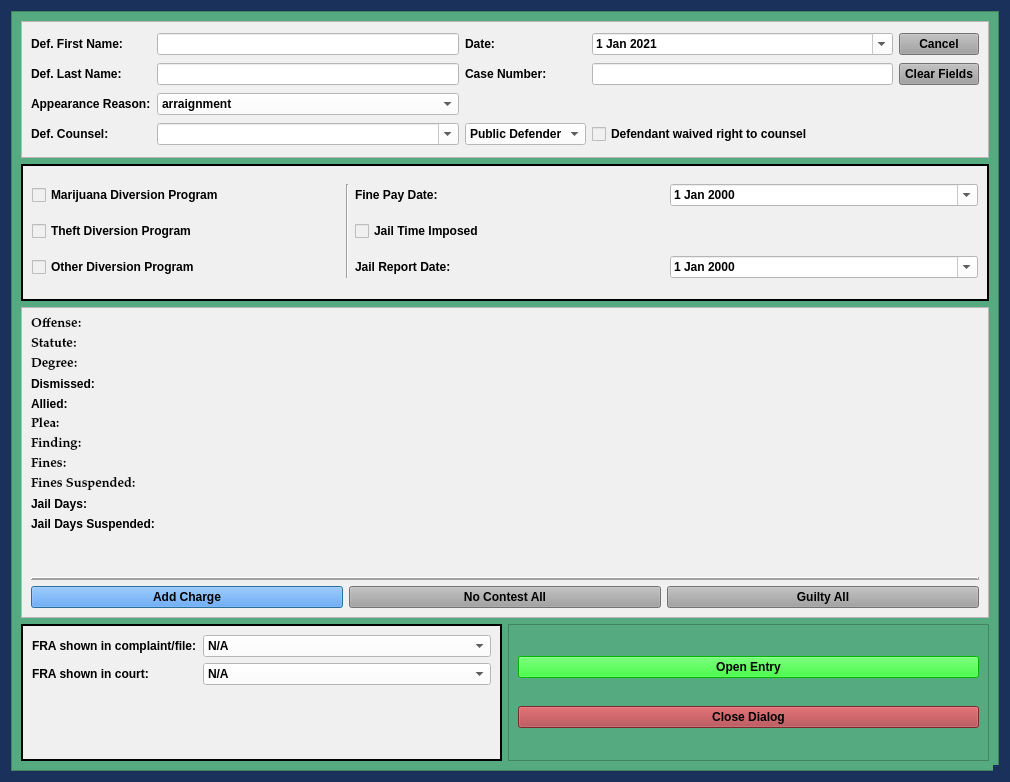
<?xml version="1.0" encoding="UTF-8"?>
<ui version="4.0">
 <class>DiversionPleaDialog</class>
 <widget class="QDialog" name="DiversionPleaDialog">
  <property name="windowModality">
   <enum>Qt::NonModal</enum>
  </property>
  <property name="geometry">
   <rect>
    <x>0</x>
    <y>0</y>
    <width>1010</width>
    <height>782</height>
   </rect>
  </property>
  <property name="sizePolicy">
   <sizepolicy hsizetype="Minimum" vsizetype="Minimum">
    <horstretch>0</horstretch>
    <verstretch>0</verstretch>
   </sizepolicy>
  </property>
  <property name="minimumSize">
   <size>
    <width>0</width>
    <height>0</height>
   </size>
  </property>
  <property name="maximumSize">
   <size>
    <width>2500</width>
    <height>3500</height>
   </size>
  </property>
  <property name="palette">
   <palette>
    <active>
     <colorrole role="Button">
      <brush brushstyle="SolidPattern">
       <color alpha="255">
        <red>25</red>
        <green>49</green>
        <blue>91</blue>
       </color>
      </brush>
     </colorrole>
     <colorrole role="Base">
      <brush brushstyle="SolidPattern">
       <color alpha="255">
        <red>25</red>
        <green>49</green>
        <blue>91</blue>
       </color>
      </brush>
     </colorrole>
     <colorrole role="Window">
      <brush brushstyle="SolidPattern">
       <color alpha="255">
        <red>25</red>
        <green>49</green>
        <blue>91</blue>
       </color>
      </brush>
     </colorrole>
    </active>
    <inactive>
     <colorrole role="Button">
      <brush brushstyle="SolidPattern">
       <color alpha="255">
        <red>25</red>
        <green>49</green>
        <blue>91</blue>
       </color>
      </brush>
     </colorrole>
     <colorrole role="Base">
      <brush brushstyle="SolidPattern">
       <color alpha="255">
        <red>25</red>
        <green>49</green>
        <blue>91</blue>
       </color>
      </brush>
     </colorrole>
     <colorrole role="Window">
      <brush brushstyle="SolidPattern">
       <color alpha="255">
        <red>25</red>
        <green>49</green>
        <blue>91</blue>
       </color>
      </brush>
     </colorrole>
    </inactive>
    <disabled>
     <colorrole role="Button">
      <brush brushstyle="SolidPattern">
       <color alpha="255">
        <red>25</red>
        <green>49</green>
        <blue>91</blue>
       </color>
      </brush>
     </colorrole>
     <colorrole role="Base">
      <brush brushstyle="SolidPattern">
       <color alpha="255">
        <red>25</red>
        <green>49</green>
        <blue>91</blue>
       </color>
      </brush>
     </colorrole>
     <colorrole role="Window">
      <brush brushstyle="SolidPattern">
       <color alpha="255">
        <red>25</red>
        <green>49</green>
        <blue>91</blue>
       </color>
      </brush>
     </colorrole>
    </disabled>
   </palette>
  </property>
  <property name="font">
   <font>
    <family>Palatino Linotype</family>
    <pointsize>10</pointsize>
    <weight>75</weight>
    <italic>false</italic>
    <bold>true</bold>
   </font>
  </property>
  <property name="windowTitle">
   <string>Diversion Plea Case Information</string>
  </property>
  <property name="toolTip">
   <string/>
  </property>
  <property name="styleSheet">
   <string notr="true">background-color: rgb(25, 49, 91);
font: 75 10pt &quot;Palatino Linotype&quot;;
font-weight: bold;</string>
  </property>
  <property name="sizeGripEnabled">
   <bool>true</bool>
  </property>
  <property name="modal">
   <bool>true</bool>
  </property>
  <layout class="QVBoxLayout" name="verticalLayout" stretch="0">
   <item>
    <widget class="QScrollArea" name="scrollArea">
     <property name="styleSheet">
      <string notr="true">background-color: rgb(85, 170, 127);</string>
     </property>
     <property name="widgetResizable">
      <bool>true</bool>
     </property>
     <widget class="QWidget" name="scrollAreaWidgetContents_2">
      <property name="geometry">
       <rect>
        <x>0</x>
        <y>0</y>
        <width>990</width>
        <height>762</height>
       </rect>
      </property>
      <layout class="QGridLayout" name="gridLayout_2">
       <item row="2" column="0" colspan="2">
        <widget class="QFrame" name="frame">
         <property name="sizePolicy">
          <sizepolicy hsizetype="Preferred" vsizetype="Preferred">
           <horstretch>0</horstretch>
           <verstretch>0</verstretch>
          </sizepolicy>
         </property>
         <property name="styleSheet">
          <string notr="true">background-color: rgb(240, 240, 240);</string>
         </property>
         <property name="frameShape">
          <enum>QFrame::StyledPanel</enum>
         </property>
         <property name="frameShadow">
          <enum>QFrame::Raised</enum>
         </property>
         <layout class="QVBoxLayout" name="verticalLayout_2">
          <item>
           <layout class="QGridLayout" name="gridLayout_3">
            <item row="2" column="1">
             <widget class="QPushButton" name="no_contest_all_Button">
              <property name="sizePolicy">
               <sizepolicy hsizetype="Preferred" vsizetype="Fixed">
                <horstretch>0</horstretch>
                <verstretch>0</verstretch>
               </sizepolicy>
              </property>
              <property name="focusPolicy">
               <enum>Qt::NoFocus</enum>
              </property>
              <property name="styleSheet">
               <string notr="true">background-color: rgb(160, 160, 160);</string>
              </property>
              <property name="text">
               <string>No Contest All</string>
              </property>
             </widget>
            </item>
            <item row="2" column="2">
             <widget class="QPushButton" name="guilty_all_Button">
              <property name="sizePolicy">
               <sizepolicy hsizetype="Preferred" vsizetype="Fixed">
                <horstretch>0</horstretch>
                <verstretch>0</verstretch>
               </sizepolicy>
              </property>
              <property name="focusPolicy">
               <enum>Qt::NoFocus</enum>
              </property>
              <property name="styleSheet">
               <string notr="true">background-color: rgb(160, 160, 160);</string>
              </property>
              <property name="text">
               <string>Guilty All</string>
              </property>
             </widget>
            </item>
            <item row="2" column="0">
             <widget class="QPushButton" name="add_charge_Button">
              <property name="styleSheet">
               <string notr="true">background-color: rgb(62, 146, 255)</string>
              </property>
              <property name="text">
               <string>Add Charge</string>
              </property>
             </widget>
            </item>
            <item row="0" column="0" colspan="3">
             <layout class="QGridLayout" name="charges_gridLayout">
              <item row="12" column="0">
               <widget class="QLabel" name="label_5">
                <property name="text">
                 <string/>
                </property>
               </widget>
              </item>
              <item row="8" column="0">
               <widget class="QLabel" name="label_10">
                <property name="font">
                 <font>
                  <family>Palatino Linotype</family>
                  <pointsize>10</pointsize>
                  <weight>75</weight>
                  <italic>false</italic>
                  <bold>true</bold>
                 </font>
                </property>
                <property name="text">
                 <string>Fines Suspended:</string>
                </property>
               </widget>
              </item>
              <item row="2" column="0">
               <widget class="QLabel" name="label_20">
                <property name="font">
                 <font>
                  <family>Palatino Linotype</family>
                  <pointsize>10</pointsize>
                  <weight>75</weight>
                  <italic>false</italic>
                  <bold>true</bold>
                 </font>
                </property>
                <property name="text">
                 <string>Degree:</string>
                </property>
               </widget>
              </item>
              <item row="6" column="0">
               <widget class="QLabel" name="label_14">
                <property name="font">
                 <font>
                  <family>Palatino Linotype</family>
                  <pointsize>10</pointsize>
                  <weight>75</weight>
                  <italic>false</italic>
                  <bold>true</bold>
                 </font>
                </property>
                <property name="text">
                 <string>Finding:</string>
                </property>
               </widget>
              </item>
              <item row="5" column="0">
               <widget class="QLabel" name="plea_label_1">
                <property name="font">
                 <font>
                  <family>Palatino Linotype</family>
                  <pointsize>10</pointsize>
                  <weight>75</weight>
                  <italic>false</italic>
                  <bold>true</bold>
                 </font>
                </property>
                <property name="text">
                 <string>Plea:</string>
                </property>
               </widget>
              </item>
              <item row="10" column="0">
               <widget class="QLabel" name="label_12">
                <property name="text">
                 <string>Jail Days Suspended:</string>
                </property>
               </widget>
              </item>
              <item row="0" column="0">
               <widget class="QLabel" name="offense_label_1">
                <property name="font">
                 <font>
                  <family>Palatino Linotype</family>
                  <pointsize>10</pointsize>
                  <weight>75</weight>
                  <italic>false</italic>
                  <bold>true</bold>
                 </font>
                </property>
                <property name="text">
                 <string>Offense:</string>
                </property>
                <property name="wordWrap">
                 <bool>true</bool>
                </property>
               </widget>
              </item>
              <item row="1" column="0">
               <widget class="QLabel" name="label_19">
                <property name="font">
                 <font>
                  <family>Palatino Linotype</family>
                  <pointsize>10</pointsize>
                  <weight>75</weight>
                  <italic>false</italic>
                  <bold>true</bold>
                 </font>
                </property>
                <property name="text">
                 <string>Statute:</string>
                </property>
               </widget>
              </item>
              <item row="9" column="0">
               <widget class="QLabel" name="label_8">
                <property name="text">
                 <string>Jail Days:</string>
                </property>
               </widget>
              </item>
              <item row="7" column="0">
               <widget class="QLabel" name="label_17">
                <property name="font">
                 <font>
                  <family>Palatino Linotype</family>
                  <pointsize>10</pointsize>
                  <weight>75</weight>
                  <italic>false</italic>
                  <bold>true</bold>
                 </font>
                </property>
                <property name="text">
                 <string>Fines:</string>
                </property>
               </widget>
              </item>
              <item row="4" column="0">
               <widget class="QLabel" name="label_7">
                <property name="text">
                 <string>Allied:</string>
                </property>
               </widget>
              </item>
              <item row="11" column="0">
               <widget class="QLabel" name="label_4">
                <property name="text">
                 <string/>
                </property>
               </widget>
              </item>
              <item row="3" column="0">
               <widget class="QLabel" name="label_25">
                <property name="text">
                 <string>Dismissed:</string>
                </property>
               </widget>
              </item>
             </layout>
            </item>
            <item row="1" column="0" colspan="3">
             <widget class="Line" name="line">
              <property name="frameShadow">
               <enum>QFrame::Raised</enum>
              </property>
              <property name="lineWidth">
               <number>2</number>
              </property>
              <property name="orientation">
               <enum>Qt::Horizontal</enum>
              </property>
             </widget>
            </item>
           </layout>
          </item>
         </layout>
        </widget>
       </item>
       <item row="0" column="0" colspan="2">
        <widget class="QFrame" name="case_name_Frame">
         <property name="sizePolicy">
          <sizepolicy hsizetype="Preferred" vsizetype="Preferred">
           <horstretch>0</horstretch>
           <verstretch>0</verstretch>
          </sizepolicy>
         </property>
         <property name="styleSheet">
          <string notr="true">background-color: rgb(240, 240, 240);</string>
         </property>
         <property name="frameShape">
          <enum>QFrame::StyledPanel</enum>
         </property>
         <property name="frameShadow">
          <enum>QFrame::Raised</enum>
         </property>
         <layout class="QGridLayout" name="gridLayout">
          <item row="0" column="2">
           <widget class="QLabel" name="label_26">
            <property name="text">
             <string>Date:</string>
            </property>
           </widget>
          </item>
          <item row="0" column="0">
           <widget class="QLabel" name="label">
            <property name="text">
             <string>Def. First Name:</string>
            </property>
           </widget>
          </item>
          <item row="1" column="1">
           <widget class="QLineEdit" name="defendant_last_name_lineEdit">
            <property name="enabled">
             <bool>true</bool>
            </property>
            <property name="styleSheet">
             <string notr="true">background-color: rgb(255, 255, 255);</string>
            </property>
           </widget>
          </item>
          <item row="1" column="0">
           <widget class="QLabel" name="label_2">
            <property name="text">
             <string>Def. Last Name:</string>
            </property>
           </widget>
          </item>
          <item row="0" column="1">
           <widget class="QLineEdit" name="defendant_first_name_lineEdit">
            <property name="maximumSize">
             <size>
              <width>500</width>
              <height>16777215</height>
             </size>
            </property>
            <property name="styleSheet">
             <string notr="true">background-color: rgb(255, 255, 255);</string>
            </property>
           </widget>
          </item>
          <item row="0" column="3">
           <widget class="QDateEdit" name="plea_trial_date">
            <property name="focusPolicy">
             <enum>Qt::NoFocus</enum>
            </property>
            <property name="styleSheet">
             <string notr="true">background-color: rgb(255, 255, 255);</string>
            </property>
            <property name="minimumDate">
             <date>
              <year>2021</year>
              <month>1</month>
              <day>1</day>
             </date>
            </property>
            <property name="calendarPopup">
             <bool>true</bool>
            </property>
            <property name="date">
             <date>
              <year>2021</year>
              <month>1</month>
              <day>1</day>
             </date>
            </property>
           </widget>
          </item>
          <item row="1" column="3">
           <widget class="QLineEdit" name="case_number_lineEdit">
            <property name="maximumSize">
             <size>
              <width>500</width>
              <height>16777215</height>
             </size>
            </property>
            <property name="styleSheet">
             <string notr="true">background-color: rgb(255, 255, 255);</string>
            </property>
           </widget>
          </item>
          <item row="0" column="4">
           <widget class="QPushButton" name="cancel_Button">
            <property name="focusPolicy">
             <enum>Qt::NoFocus</enum>
            </property>
            <property name="styleSheet">
             <string notr="true">background-color: rgb(160, 160, 160);</string>
            </property>
            <property name="text">
             <string>Cancel</string>
            </property>
           </widget>
          </item>
          <item row="1" column="2">
           <widget class="QLabel" name="label_3">
            <property name="text">
             <string>Case Number:</string>
            </property>
           </widget>
          </item>
          <item row="1" column="4">
           <widget class="QPushButton" name="clear_fields_case_Button">
            <property name="focusPolicy">
             <enum>Qt::NoFocus</enum>
            </property>
            <property name="styleSheet">
             <string notr="true">background-color: rgb(160, 160, 160);</string>
            </property>
            <property name="text">
             <string>Clear Fields</string>
            </property>
           </widget>
          </item>
          <item row="3" column="0">
           <widget class="QLabel" name="label_24">
            <property name="text">
             <string>Def. Counsel:</string>
            </property>
           </widget>
          </item>
          <item row="3" column="2">
           <widget class="QComboBox" name="defense_counsel_type_box">
            <property name="styleSheet">
             <string notr="true">background-color: rgb(255, 255, 255);</string>
            </property>
            <item>
             <property name="text">
              <string>Public Defender</string>
             </property>
            </item>
            <item>
             <property name="text">
              <string>Private Counsel</string>
             </property>
            </item>
           </widget>
          </item>
          <item row="3" column="3">
           <widget class="QCheckBox" name="defense_counsel_waived_checkBox">
            <property name="text">
             <string>Defendant waived right to counsel</string>
            </property>
           </widget>
          </item>
          <item row="3" column="1">
           <widget class="QComboBox" name="defense_counsel_name_box">
            <property name="styleSheet">
             <string notr="true">background-color: rgb(255, 255, 255);</string>
            </property>
            <property name="editable">
             <bool>true</bool>
            </property>
           </widget>
          </item>
          <item row="2" column="1">
           <widget class="QComboBox" name="appearance_reason_box">
            <property name="styleSheet">
             <string notr="true">background-color: rgb(255, 255, 255);</string>
            </property>
            <item>
             <property name="text">
              <string>arraignment</string>
             </property>
            </item>
            <item>
             <property name="text">
              <string>change of plea</string>
             </property>
            </item>
            <item>
             <property name="text">
              <string>trial to court</string>
             </property>
            </item>
            <item>
             <property name="text">
              <string>jury trial</string>
             </property>
            </item>
            <item>
             <property name="text">
              <string>LEAP sentencing</string>
             </property>
            </item>
           </widget>
          </item>
          <item row="2" column="0">
           <widget class="QLabel" name="label_27">
            <property name="text">
             <string>Appearance Reason:</string>
            </property>
           </widget>
          </item>
         </layout>
        </widget>
       </item>
       <item row="4" column="0">
        <widget class="QFrame" name="fra_frame">
         <property name="sizePolicy">
          <sizepolicy hsizetype="Preferred" vsizetype="Preferred">
           <horstretch>0</horstretch>
           <verstretch>0</verstretch>
          </sizepolicy>
         </property>
         <property name="styleSheet">
          <string notr="true">background-color: rgb(240, 240, 240);</string>
         </property>
         <property name="frameShape">
          <enum>QFrame::Box</enum>
         </property>
         <property name="frameShadow">
          <enum>QFrame::Plain</enum>
         </property>
         <property name="lineWidth">
          <number>2</number>
         </property>
         <layout class="QFormLayout" name="formLayout_2">
          <item row="0" column="0">
           <widget class="QLabel" name="label_21">
            <property name="text">
             <string>FRA shown in complaint/file:</string>
            </property>
           </widget>
          </item>
          <item row="0" column="1">
           <widget class="QComboBox" name="fra_in_file_box">
            <property name="styleSheet">
             <string notr="true">background-color: rgb(255, 255, 255);</string>
            </property>
            <item>
             <property name="text">
              <string>N/A</string>
             </property>
            </item>
            <item>
             <property name="text">
              <string>Yes</string>
             </property>
            </item>
            <item>
             <property name="text">
              <string>No</string>
             </property>
            </item>
           </widget>
          </item>
          <item row="1" column="0">
           <widget class="QLabel" name="label_22">
            <property name="text">
             <string>FRA shown in court:</string>
            </property>
           </widget>
          </item>
          <item row="1" column="1">
           <widget class="QComboBox" name="fra_in_court_box">
            <property name="styleSheet">
             <string notr="true">background-color: rgb(255, 255, 255);</string>
            </property>
            <item>
             <property name="text">
              <string>N/A</string>
             </property>
            </item>
            <item>
             <property name="text">
              <string>Yes</string>
             </property>
            </item>
            <item>
             <property name="text">
              <string>No</string>
             </property>
            </item>
           </widget>
          </item>
         </layout>
        </widget>
       </item>
       <item row="4" column="1">
        <widget class="QFrame" name="frame_2">
         <property name="frameShape">
          <enum>QFrame::StyledPanel</enum>
         </property>
         <property name="frameShadow">
          <enum>QFrame::Raised</enum>
         </property>
         <layout class="QGridLayout" name="gridLayout_7">
          <item row="1" column="0">
           <widget class="QPushButton" name="close_dialog_Button">
            <property name="styleSheet">
             <string notr="true">background-color: rgb(170, 58, 63);</string>
            </property>
            <property name="text">
             <string>Close Dialog</string>
            </property>
            <property name="autoDefault">
             <bool>false</bool>
            </property>
           </widget>
          </item>
          <item row="0" column="0">
           <widget class="QPushButton" name="create_entry_Button">
            <property name="focusPolicy">
             <enum>Qt::NoFocus</enum>
            </property>
            <property name="styleSheet">
             <string notr="true">background-color: rgb(0, 255, 0);</string>
            </property>
            <property name="text">
             <string>Open Entry</string>
            </property>
            <property name="autoDefault">
             <bool>false</bool>
            </property>
           </widget>
          </item>
         </layout>
        </widget>
       </item>
       <item row="1" column="0" colspan="2">
        <widget class="QFrame" name="diversion_frame">
         <property name="enabled">
          <bool>true</bool>
         </property>
         <property name="styleSheet">
          <string notr="true">background-color: rgb(240, 240, 240);</string>
         </property>
         <property name="frameShape">
          <enum>QFrame::Box</enum>
         </property>
         <property name="frameShadow">
          <enum>QFrame::Plain</enum>
         </property>
         <property name="lineWidth">
          <number>2</number>
         </property>
         <layout class="QGridLayout" name="gridLayout_8">
          <item row="0" column="3">
           <widget class="QDateEdit" name="diversion_fine_pay_date_box">
            <property name="styleSheet">
             <string notr="true">background-color: rgb(255, 255, 255);</string>
            </property>
            <property name="calendarPopup">
             <bool>true</bool>
            </property>
           </widget>
          </item>
          <item row="2" column="2">
           <widget class="QLabel" name="diversion_jail_report_date_label">
            <property name="text">
             <string>Jail Report Date:</string>
            </property>
           </widget>
          </item>
          <item row="0" column="1" rowspan="3">
           <widget class="Line" name="line_7">
            <property name="orientation">
             <enum>Qt::Vertical</enum>
            </property>
           </widget>
          </item>
          <item row="2" column="3">
           <widget class="QDateEdit" name="diversion_jail_report_date_box">
            <property name="styleSheet">
             <string notr="true">background-color: rgb(255, 255, 255);</string>
            </property>
            <property name="calendarPopup">
             <bool>true</bool>
            </property>
           </widget>
          </item>
          <item row="1" column="2">
           <widget class="QCheckBox" name="diversion_jail_imposed_checkBox">
            <property name="text">
             <string>Jail Time Imposed</string>
            </property>
           </widget>
          </item>
          <item row="0" column="0">
           <widget class="QCheckBox" name="marijuana_diversion_checkBox">
            <property name="text">
             <string>Marijuana Diversion Program</string>
            </property>
           </widget>
          </item>
          <item row="0" column="2">
           <widget class="QLabel" name="label_23">
            <property name="text">
             <string>Fine Pay Date:</string>
            </property>
           </widget>
          </item>
          <item row="1" column="0">
           <widget class="QCheckBox" name="theft_diversion_checkBox">
            <property name="text">
             <string>Theft Diversion Program</string>
            </property>
           </widget>
          </item>
          <item row="2" column="0">
           <widget class="QCheckBox" name="other_diversion_checkBox">
            <property name="text">
             <string>Other Diversion Program</string>
            </property>
           </widget>
          </item>
         </layout>
        </widget>
       </item>
      </layout>
     </widget>
    </widget>
   </item>
  </layout>
 </widget>
 <tabstops>
  <tabstop>defendant_first_name_lineEdit</tabstop>
  <tabstop>defendant_last_name_lineEdit</tabstop>
  <tabstop>case_number_lineEdit</tabstop>
  <tabstop>appearance_reason_box</tabstop>
  <tabstop>defense_counsel_name_box</tabstop>
  <tabstop>defense_counsel_type_box</tabstop>
  <tabstop>defense_counsel_waived_checkBox</tabstop>
  <tabstop>fra_in_file_box</tabstop>
  <tabstop>fra_in_court_box</tabstop>
  <tabstop>close_dialog_Button</tabstop>
  <tabstop>scrollArea</tabstop>
  <tabstop>add_charge_Button</tabstop>
 </tabstops>
 <resources/>
 <connections/>
 <slots>
  <slot>create_entry()</slot>
  <slot>continue_dialog()</slot>
  <slot>close_window()</slot>
  <slot>set_dialog()</slot>
  <slot>update_case_information()</slot>
  <slot>ovi_dialog()</slot>
  <slot>sentencing_dialog()</slot>
  <slot>proceed_to_sentencing()</slot>
  <slot>proceed_to_ovi()</slot>
  <slot>add_charge()</slot>
  <slot>set_statute()</slot>
  <slot>set_pay_date()</slot>
  <slot>amend_offense()</slot>
  <slot>set_offense()</slot>
  <slot>add_charge_to_view()</slot>
  <slot>delete_charge()</slot>
  <slot>delete_charge_from_view()</slot>
  <slot>close_event()</slot>
  <slot>set_fra_in_file()</slot>
  <slot>set_fra_in_court()</slot>
  <slot>start_add_conditions_dialog()</slot>
  <slot>start_amend_offense_dialog()</slot>
 </slots>
</ui>
